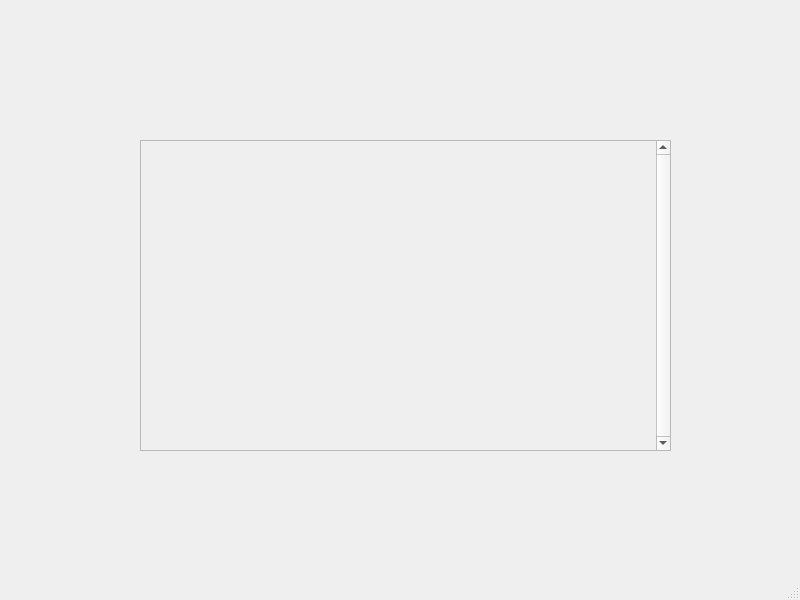
<?xml version="1.0" encoding="UTF-8"?>
<ui version="4.0">
 <class>MainWindow</class>
 <widget class="QMainWindow" name="MainWindow">
  <property name="geometry">
   <rect>
    <x>0</x>
    <y>0</y>
    <width>800</width>
    <height>600</height>
   </rect>
  </property>
  <property name="windowTitle">
   <string>MainWindow</string>
  </property>
  <widget class="QWidget" name="centralwidget">
   <widget class="QScrollArea" name="scrollArea">
    <property name="geometry">
     <rect>
      <x>140</x>
      <y>140</y>
      <width>531</width>
      <height>311</height>
     </rect>
    </property>
    <property name="verticalScrollBarPolicy">
     <enum>Qt::ScrollBarAlwaysOn</enum>
    </property>
    <property name="widgetResizable">
     <bool>true</bool>
    </property>
    <widget class="QWidget" name="scrollAreaWidgetContents">
     <property name="geometry">
      <rect>
       <x>0</x>
       <y>0</y>
       <width>512</width>
       <height>309</height>
      </rect>
     </property>
    </widget>
   </widget>
  </widget>
  <widget class="QMenuBar" name="menubar">
   <property name="geometry">
    <rect>
     <x>0</x>
     <y>0</y>
     <width>800</width>
     <height>21</height>
    </rect>
   </property>
  </widget>
  <widget class="QStatusBar" name="statusbar"/>
 </widget>
 <resources/>
 <connections/>
</ui>
